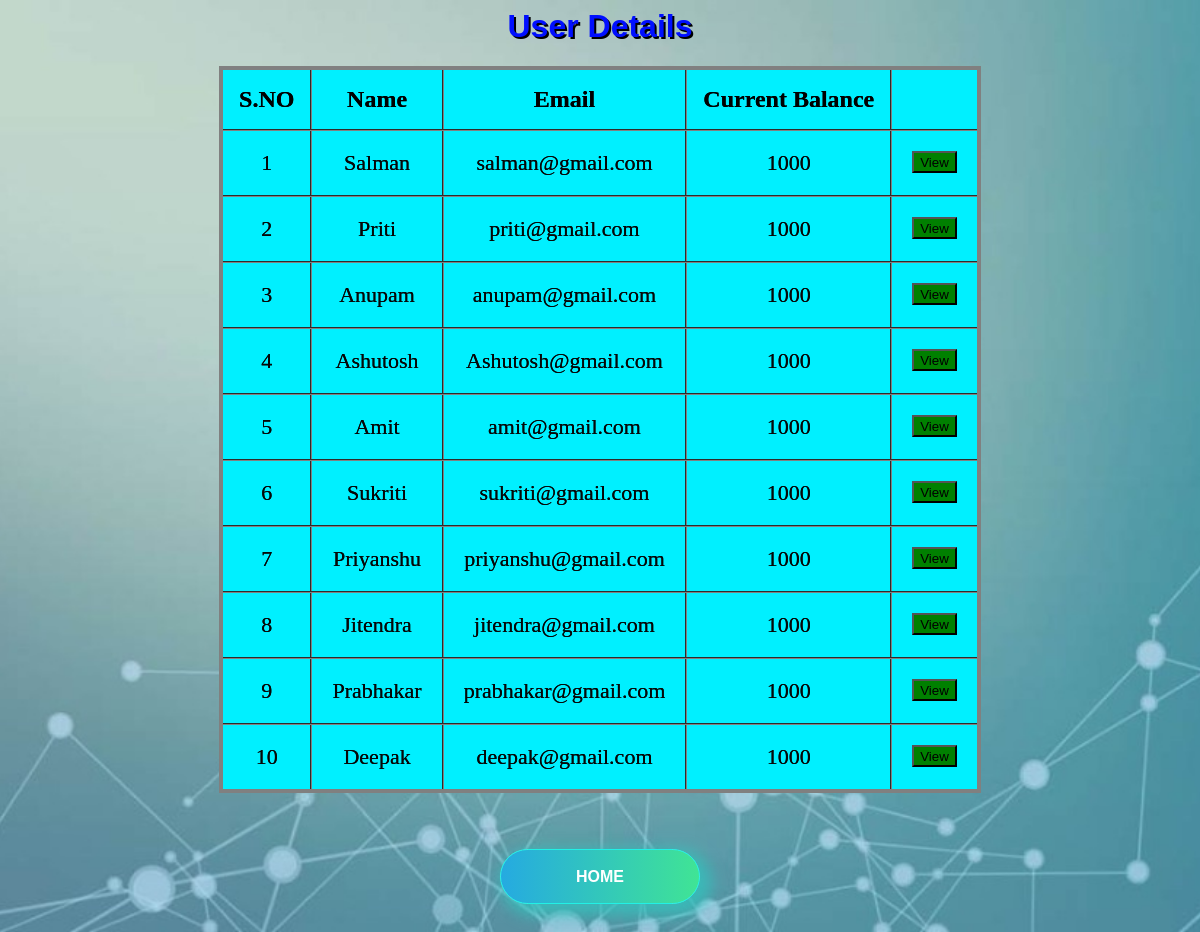
Screenshot of /userInfo.php with the database file from the repository.
### tables this page shows
CREATE TABLE `users` (
  `name` varchar(50) NOT NULL,
  `email` varchar(50) NOT NULL,
  `credits` double NOT NULL
);

### userInfo.php (the view, shortened to what this page needs)
<?php
$con=mysqli_connect('localhost','root','','basic_banking');
$q="select * from users ";
$result=mysqli_query($con,$q);
?>
<html>
<head>
   <link rel="stylesheet" href="button1.css">
</head>
<body>
	<h1 style="color:#000fff;text-shadow: 2px 2px black;">User Details</h1>
    <table class="flat-table-1">
		<thead>
			<th>S.NO</th>
			<th>Name</th>
			<th>Email</th>
			<th>Current Balance</th>
			<th></th>
		</thead>
		<tbody>
		<tr>
			<?php
				$row=mysqli_fetch_array($result);
			?>
			<td> 1</td>
			<td><?php echo  $row["name"]; ?></td>
			<td><?php echo  $row["email"]; ?></td>
			<td><?php echo  $row["credits"]; ?></td>
			<td>
				<form action="user.php" method="post"  class="view">
					<button class="button1" type="submit" name="name" value="Salman">View</button>
				</form>
			</td>
		</tr>
		<tr>
			<?php
				$row=mysqli_fetch_array($result);
			?>
			<td> 2</td>
			<td><?php echo  $row["name"]; ?></td>
			<td><?php echo  $row["email"]; ?></td>
			<td><?php echo  $row["credits"]; ?></td>
			<td>
				<form action="user.php" method="post" class="view">
					<button class="button1" type="submit" name="name" value="Priti">View</button>
				</form>
			</td>
		</tr>
        <tr>
			<?php
				$row=mysqli_fetch_array($result);
			?>
			<td> 3</td>
			<td><?php echo  $row["name"]; ?></td>
			<td><?php echo  $row["email"]; ?></td>
			<td><?php echo  $row["credits"]; ?></td>
			<td>
				<form action="user.php" method="post" class="view">
					<button class="button1" type="submit" name="name" value="Anupam">View</button>
				</form>
			</td>
		</tr>
        <tr>
			<?php
				$row=mysqli_fetch_array($result);
			?>
			<td> 4</td>
			<td><?php echo  $row["name"]; ?></td>
			<td><?php echo  $row["email"]; ?></td>
			<td><?php echo  $row["credits"]; ?></td>
			<td>
				<form action="user.php" method="post" class="view">
					<button class="button1" type="submit" name="name" value="Ashutosh">View</button>
				</form>
			</td>
        </tr>
        <tr>
			<?php
				$row=mysqli_fetch_array($result);
			?>
			<td> 5</td>
			<td><?php echo  $row["name"]; ?></td>
			<td><?php echo  $row["email"]; ?></td>
			<td><?php echo  $row["credits"]; ?></td>
			<td>
				<form action="user.php" method="post" class="view">
					<button class="button1" type="submit" name="name" value="Amit">View</button>
				</form>
			</td>
		</tr>
        <tr>
			<?php
				$row=mysqli_fetch_array($result);
			?>
			<td> 6</td>
			<td><?php echo  $row["name"]; ?></td>
			<td><?php echo  $row["email"]; ?></td>
			<td><?php echo  $row["credits"]; ?></td>
			<td>
				<form action="user.php" method="post" class="view">
					<button class="button1" type="submit" name="name" value="Sukriti">View</button>
				</form>
			</td>
        </tr>
        <tr>
			<?php
				$row=mysqli_fetch_array($result);
			?>
			<td> 7</td>
			<td><?php echo  $row["name"]; ?></td>
			<td><?php echo  $row["email"]; ?></td>
			<td><?php echo  $row["credits"]; ?></td>
			<td>
				<form action="user.php" method="post" class="view">
					<button class="button1"type="submit" name="name" value="Priyanshu">View</button>
				</form>
			</td>
		</tr>
        <tr>
			<?php
				$row=mysqli_fetch_array($result);
			?>
			<td> 8</td>
			<td><?php echo  $row["name"]; ?></td>
			<td><?php echo  $row["email"]; ?></td>
			<td><?php echo  $row["credits"]; ?></td>
			<td>
				<form action="user.php" method="post" class="view">
					<button class="button1"type="submit" name="name" value="Jitendra">View</button>
				</form>
			</td>
		</tr>
        <tr>
			<?php
				$row=mysqli_fetch_array($result);
			?>
			<td> 9</td>
			<td><?php echo  $row["name"]; ?></td>
			<td><?php echo  $row["email"]; ?></td>
			<td><?php echo  $row["credits"]; ?></td>
			<td>
				<form action="user.php" method="post" class="view">
					<button class="button1"type="submit" name="name" value="Prabhakar">View</button>
				</form>
			</td>
        </tr>
        <tr>
			<?php
				$row=mysqli_fetch_array($result);
			?>
			<td> 10</td>
			<td><?php echo  $row["name"]; ?></td>
			<td><?php echo  $row["email"]; ?></td>
			<td><?php echo  $row["credits"]; ?></td>
			<td>
				<form action="user.php" method="post" class="view">
					<button class="button1"type="submit" name="name" value="Deepak">View</button>
				</form>
			</td>
		</tr>
		</tbody>
	</table><br><br>
<div class="buttons">
	<a href="index.php">
    <button class="btn-hover color-1">HOME</button>
	</a>
</div>
</body>
</html>

### button1.css (style rules this page uses)
.buttons { text-align: center; }
.btn-hover { width: 200px; font-size: 16px; font-weight: 600; color: #fff; cursor: pointer; margin: 20px; height: 55px; text-align:center; border:0.5px solid #22f0e5; background-size: 300% 100%; border-radius: 50px; moz-transition: all .4s ease-in-out; -o-transition: all .4s ease-in-out; -webkit-transition: all .4s ease-in-out; transition: all .4s ease-in-out; }
.btn-hover.color-1 { background-image: linear-gradient(to right, #25aae1, #40e495, #e43603, #f5ce62); box-shadow: 6px 6px 15px 6px rgba(49, 196, 190, 0.75); }

### userInfo.php (style rules this page uses)
body { text-align:center; }
.flat-table-1 { background: #00f0ff; }
h1 { font-family: Arial, Times, serif; }
table { text-align:center; margin-left: auto; margin-right: auto; border:4px solid gray; border-collapse:collapse; }
th { color:black; font-size:24px; padding:16px; }
td { text-align:center; font-size:22px; color: #070707; padding: 0px 20px 0px 20px; }
tr { transition: background 0.3s, box-shadow 0.3s; }
th,td { border-collapse:collapse; border:2px groove gray; text-shadow: 0px 0px black; }
.button1 { background-color:green; text-align:center; padding-top:2px; }
.view { top:50%; padding-top:20px; text-align:center; }
body { background-image:url("Assets/2.jpg"); background-position: center; background-repeat: no-repeat; background-size: cover; }

### rows the page displays
users: name "Salman", email "salman@gmail.com", credits "1000"
users: name "Priti", email "priti@gmail.com", credits "1000"
users: name "Anupam", email "anupam@gmail.com", credits "1000"
users: name "Ashutosh", email "Ashutosh@gmail.com", credits "1000"
users: name "Amit", email "amit@gmail.com", credits "1000"
users: name "Sukriti", email "sukriti@gmail.com", credits "1000"
users: name "Priyanshu", email "priyanshu@gmail.com", credits "1000"
users: name "Jitendra", email "jitendra@gmail.com", credits "1000"
users: name "Prabhakar", email "prabhakar@gmail.com", credits "1000"
users: name "Deepak", email "deepak@gmail.com", credits "1000"
